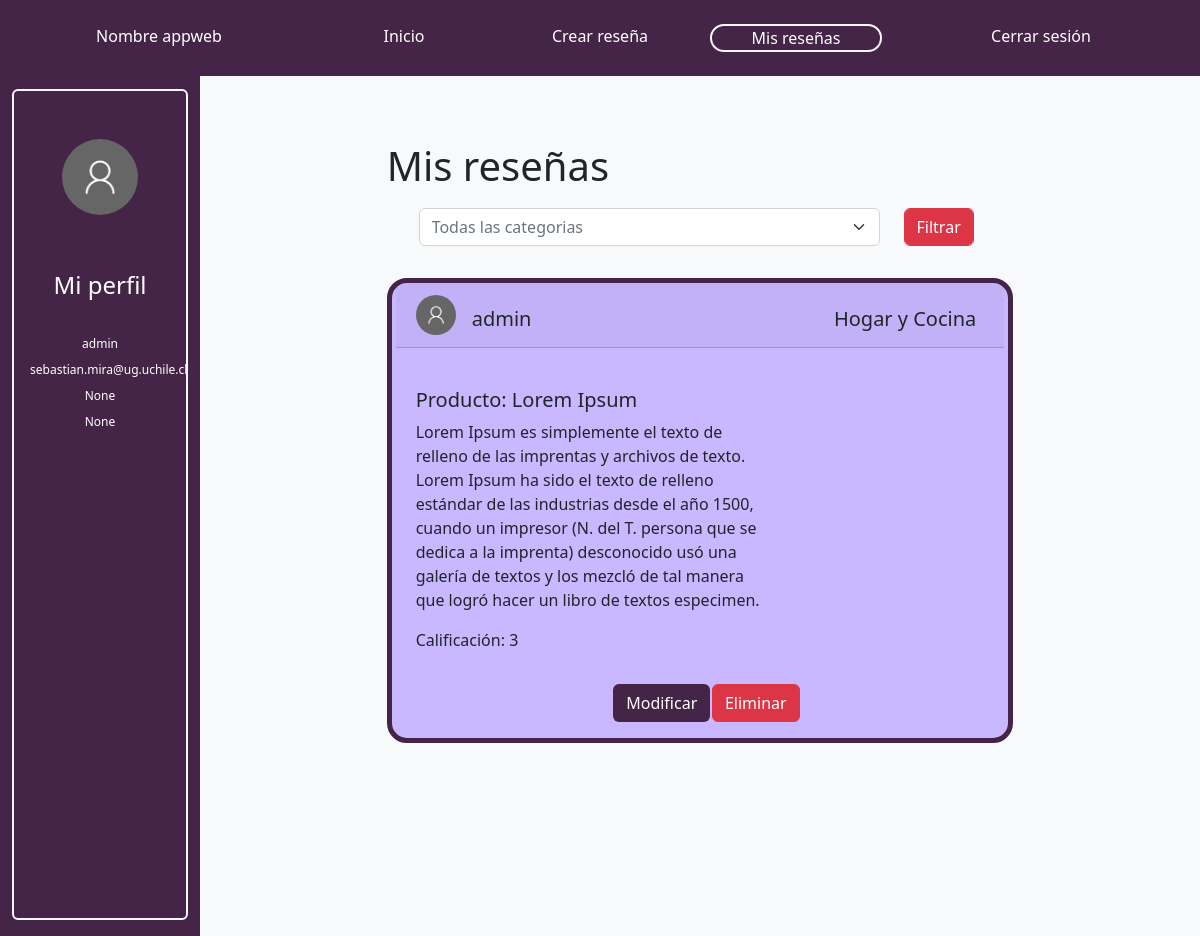
The app's page /myReviews/ (signed in) with its own data.
### reviews/models.py (models this page shows, shortened)
class User(AbstractUser):
   birthdate = models.DateField(null=True, blank=True)
   country = models.CharField(max_length=50,  blank=True, null=True)

class Review(models.Model):  # Todolist able name that inherits models.Model
    product_name = models.CharField(max_length=100)# autodesc
    category = models.CharField(max_length=50,  blank=True, null=True)
    content =	models.TextField(max_length=500)# donde se obtuvo, es un alimento, herramienta, etc. como se utiliza, precio
    creation_date = models.DateField(default=timezone.now().strftime("%Y-%m-%d"))# autodesc
    CATEGORIES = [
       (1, "ONE_STAR"),
       (2, "TWO_STARS"),
       (3, "THREE_STARS"),
       (4, "FOUR_STARS"),
       (5, "FIVE_STARS"),
    ]
    punctuation = models.IntegerField(choices=CATEGORIES, default=CATEGORIES[2][1], help_text="Puntuación")
    author_nickname =  models.ForeignKey(User, blank=True, null=True, on_delete=models.CASCADE)# autodesc
    object_image = models.ImageField(null=True, blank=True, upload_to="review_images/")

### reviews/views.py (the view)
# urls.py: path('myReviews/',views.ShowMyReviews,name='myReviews'),
def ShowMyReviews(request):
        if request.user.is_authenticated:
            user_objects = Review.objects.filter(author_nickname=request.user)
            filterForm = FilterMyReviews()
            comments=[]
            for objects in user_objects:
                last_five_comments= Comments.objects.filter(id_review=objects).order_by('-id')[:3]
                comments+=last_five_comments
            return render(request, 'reviews/myReviews.html', {'filterForm':filterForm, 'reviews': user_objects, 'categories': categories, 'comments': comments})
        else:
            return redirect('/login/')

### reviews/forms.py
class FilterMyReviews(forms.Form):
        choices = [("0", "Todas las categorias")]
        choices += [(category['id'], category['name']) for category in categories]
        category = forms.ChoiceField(label='Select a country', widget=forms.Select(attrs={'class': 'form-select text-muted'}), choices=choices,  required=True)

### reviews/templates/reviews/myReviews.html (shortened to what this page needs)
<!DOCTYPE html>
{% load static %}
<html lang="en">
<head>
    <link href="https://cdn.jsdelivr.net/npm/bootstrap@5.2.0/dist/css/bootstrap.min.css" rel="stylesheet"></head>
    <link rel="stylesheet" type="text/css" href="{% static 'reviews/styles.css' %}">
</head>
<body>
    <nav class="navbar-expand fixed-top" >
        <div class="p-4 morado-oscuro container-fluid">
          <div class="row row-cols-auto text-center">
            {% if user.is_authenticated %}
            <div class="col-3">
              <a class="text-white navbar-brand" href="{% url 'ShowReviews' %}">Nombre appweb</a>
            </div>
            {%else%}
            <div class="col-2">
                <a class="text-white navbar-brand" href="{% url 'ShowReviews' %}">Nombre appweb</a>
              </div>
            {%endif%}
              <div class="col-2">
                <a class="text-white nav-link" href="{% url 'ShowReviews' %}">Inicio</a>
              </div>
              <div class="col-2">
                  <a class="text-white nav-link" href="{% url 'CreateReview' %}">Crear reseña</a>
              </div>
              <div class="col-2">
                <a class="text-white nav-link border border-2 border-light rounded-pill" href="{% url 'myReviews' %}">Mis reseñas</a>
              </div>
              {% if user.is_authenticated %}
            <div class="col-3">
                <a class="text-white nav-link" href="{% url 'logout' %}">Cerrar sesión</a>
              </div>
            {%endif%}
          </div>
        </div>
      </nav>
      <div class="container-fluid min-vh-100 contenido pt-5">
        <div class="row row-cols-auto">
          <div class="col-2 morado-oscuro contenido2 py-3">
          <div class="h-100 border border-2 rounded border-light">
            <div class="row p-5 justify-content-center">
              <img src="{% static 'reviews/user.png' %}" class="rounded-circle img-fluid">
            </div>
            <div class="row text-white text-center m-1">
              <div class="pb-2 fs-4">Mi perfil</div>
              <div class="container-fluid justify-content-center">
                <div style="font-size: 12px;" class="row row-cols-1">
                  <div class="col mt-2">{{ user.username }}</div>
                  <div class="col mt-2">{{ user.email }}</div>
                  <div class="col mt-2">{{ user.birthdate }}</div>
                  <div class="col mt-2">{{ user.country }}</div>
                </div>
              </div>
            </div>
          </div>
          </div>
          <div class="col-10 bg-light">
            <div class="container-fluid contenido">
        <div class="row row-cols-auto min-vh-100">
          {% if user.is_authenticated %}
          <div class="col-2">
          </div>
          <div class="col-8">
            <div class="pb-1 fs-1">Mis reseñas</div>
            <div class="row p-2 mb-3">
              <div>
                <div>
                  <form class="d-flex flex-row" action="{% url 'filterMyReviews' %}" method="post">
                    <div class="col-10 mr-3 px-4">
                      <div>
                        {{filterForm.category}}
                      </div>
                    </div>
                    <div classs="col">
                      <input class="btn btn-danger form-control" type="submit" value="Filtrar">
                    </div>
                  </form>
                </div>
              </div>
            </div>
            {% for obj in reviews %}
                {% if user.id == obj.author_nickname.id %}
                <div class="card borde morado-claro my-4">
                  <div class="row row-cols-auto card-header mx-1">
                    <div class="col-1 p-1 justify-content-center">
                      <img src="{% static 'reviews/user.png' %}" class="rounded-circle img-fluid">
                    </div>
                    <h5 class="col-4 mt-3 h-100">{{ obj.author_nickname }}</h5>
                    {% for category in categories %}
                      {% if category.id == obj.category  %}
                      <h5  style="text-align: right;" class="col-7 h-100 mt-3 card-title justify-content-right">{{ category.name }}</h5>
                      {% endif %}
                    {% endfor %}
                  </div>
                  <br>
                  <div class="row">
                    <div class="col-8">
                      <div class="card-body px-4">
                        <h5 class="card-text">Producto: {{ obj.product_name }}</h5>
                        <p class="card-text">{{ obj.content }}</p>
                        <p class="card-text">Calificación: {{ obj.punctuation }}</p>
                      </div>
                    </div>
                  </div>
                  <div class="card-body px-4">
                    {% if user.id == obj.author_nickname.id %}
                    <div class="row text-center">
                      <div class="col-4">
                      </div>
                      <div class="col-2">
                        <a class="btn morado-oscuro text-white" href="{% url 'modify' obj.id %}">Modificar</a>
                      </div>
                      <div class="col-2">
                        <form action="{% url 'delete' obj.id %}" method="post">
                          <input class="btn btn-danger" type="submit" value="Eliminar">
                        </form>
                          {%endif%}
                      </div>
                      <div class="col-4">
                      </div>
                    </div>
                  </div>{%endif%}
                </div>
                {% endfor %}
      </div>
        {%endif%}</div>
        </div>
    </div>
</body>
</html>

### reviews/static/reviews/styles.css (style rules this page uses)
.borde { border-radius: 20px; border-style: solid; border-color: #452547; border-width: thick; }
.morado-oscuro { background-color:#452547; }
.morado-claro { background-color:#c9b7ff; }
.contenido { padding-top:88px; }
.contenido2 { margin-top:25px; }

### records on screen
User: username "admin", email "sebastian.mira@ug.uchile.cl", birthdate "None", country "None"
Review: author_nickname "admin", name "Hogar y Cocina", product_name "Lorem Ipsum", content "Lorem Ipsum es simplemente el texto de relleno de las imprentas y archivos de texto. Lorem Ipsum ha sido el texto de relleno estándar de las industrias desde el año 1500, cuando un impresor (N. del T. persona que se dedica a la imprenta) desconocido usó una galería de textos y los mezcló de tal manera que logró hacer un libro de textos especimen.", punctuation "3"
